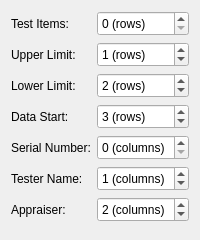
<?xml version="1.0" encoding="UTF-8"?>
<ui version="4.0">
 <class>CsvDataInfoDialogui</class>
 <widget class="QFrame" name="CsvDataInfoDialogui">
  <property name="geometry">
   <rect>
    <x>0</x>
    <y>0</y>
    <width>200</width>
    <height>240</height>
   </rect>
  </property>
  <property name="sizePolicy">
   <sizepolicy hsizetype="Minimum" vsizetype="Minimum">
    <horstretch>0</horstretch>
    <verstretch>0</verstretch>
   </sizepolicy>
  </property>
  <property name="minimumSize">
   <size>
    <width>200</width>
    <height>240</height>
   </size>
  </property>
  <property name="maximumSize">
   <size>
    <width>200</width>
    <height>240</height>
   </size>
  </property>
  <property name="windowTitle">
   <string>Frame</string>
  </property>
  <layout class="QGridLayout" name="gridLayout">
   <item row="0" column="0">
    <widget class="QLabel" name="label">
     <property name="sizePolicy">
      <sizepolicy hsizetype="Minimum" vsizetype="Minimum">
       <horstretch>0</horstretch>
       <verstretch>0</verstretch>
      </sizepolicy>
     </property>
     <property name="minimumSize">
      <size>
       <width>80</width>
       <height>25</height>
      </size>
     </property>
     <property name="maximumSize">
      <size>
       <width>16777215</width>
       <height>25</height>
      </size>
     </property>
     <property name="text">
      <string>Test Items:</string>
     </property>
     <property name="alignment">
      <set>Qt::AlignLeading|Qt::AlignLeft|Qt::AlignVCenter</set>
     </property>
    </widget>
   </item>
   <item row="0" column="1">
    <widget class="QSpinBox" name="spinBox">
     <property name="sizePolicy">
      <sizepolicy hsizetype="Minimum" vsizetype="Minimum">
       <horstretch>0</horstretch>
       <verstretch>0</verstretch>
      </sizepolicy>
     </property>
     <property name="minimumSize">
      <size>
       <width>80</width>
       <height>25</height>
      </size>
     </property>
     <property name="maximumSize">
      <size>
       <width>16777215</width>
       <height>25</height>
      </size>
     </property>
     <property name="suffix">
      <string> (rows)</string>
     </property>
     <property name="maximum">
      <number>16777215</number>
     </property>
    </widget>
   </item>
   <item row="1" column="0">
    <widget class="QLabel" name="label_2">
     <property name="sizePolicy">
      <sizepolicy hsizetype="Minimum" vsizetype="Minimum">
       <horstretch>0</horstretch>
       <verstretch>0</verstretch>
      </sizepolicy>
     </property>
     <property name="minimumSize">
      <size>
       <width>80</width>
       <height>25</height>
      </size>
     </property>
     <property name="maximumSize">
      <size>
       <width>16777215</width>
       <height>25</height>
      </size>
     </property>
     <property name="text">
      <string>Upper Limit:</string>
     </property>
     <property name="alignment">
      <set>Qt::AlignLeading|Qt::AlignLeft|Qt::AlignVCenter</set>
     </property>
    </widget>
   </item>
   <item row="1" column="1">
    <widget class="QSpinBox" name="spinBox_2">
     <property name="sizePolicy">
      <sizepolicy hsizetype="Minimum" vsizetype="Minimum">
       <horstretch>0</horstretch>
       <verstretch>0</verstretch>
      </sizepolicy>
     </property>
     <property name="minimumSize">
      <size>
       <width>80</width>
       <height>25</height>
      </size>
     </property>
     <property name="maximumSize">
      <size>
       <width>16777215</width>
       <height>25</height>
      </size>
     </property>
     <property name="suffix">
      <string> (rows)</string>
     </property>
     <property name="minimum">
      <number>0</number>
     </property>
     <property name="maximum">
      <number>16777215</number>
     </property>
     <property name="value">
      <number>1</number>
     </property>
    </widget>
   </item>
   <item row="2" column="0">
    <widget class="QLabel" name="label_3">
     <property name="sizePolicy">
      <sizepolicy hsizetype="Minimum" vsizetype="Minimum">
       <horstretch>0</horstretch>
       <verstretch>0</verstretch>
      </sizepolicy>
     </property>
     <property name="minimumSize">
      <size>
       <width>80</width>
       <height>25</height>
      </size>
     </property>
     <property name="maximumSize">
      <size>
       <width>16777215</width>
       <height>25</height>
      </size>
     </property>
     <property name="text">
      <string>Lower Limit:</string>
     </property>
     <property name="alignment">
      <set>Qt::AlignLeading|Qt::AlignLeft|Qt::AlignVCenter</set>
     </property>
    </widget>
   </item>
   <item row="2" column="1">
    <widget class="QSpinBox" name="spinBox_3">
     <property name="sizePolicy">
      <sizepolicy hsizetype="Minimum" vsizetype="Minimum">
       <horstretch>0</horstretch>
       <verstretch>0</verstretch>
      </sizepolicy>
     </property>
     <property name="minimumSize">
      <size>
       <width>80</width>
       <height>25</height>
      </size>
     </property>
     <property name="maximumSize">
      <size>
       <width>16777215</width>
       <height>25</height>
      </size>
     </property>
     <property name="suffix">
      <string> (rows)</string>
     </property>
     <property name="minimum">
      <number>0</number>
     </property>
     <property name="maximum">
      <number>16777215</number>
     </property>
     <property name="value">
      <number>2</number>
     </property>
    </widget>
   </item>
   <item row="3" column="0">
    <widget class="QLabel" name="label_4">
     <property name="sizePolicy">
      <sizepolicy hsizetype="Minimum" vsizetype="Minimum">
       <horstretch>0</horstretch>
       <verstretch>0</verstretch>
      </sizepolicy>
     </property>
     <property name="minimumSize">
      <size>
       <width>80</width>
       <height>25</height>
      </size>
     </property>
     <property name="maximumSize">
      <size>
       <width>16777215</width>
       <height>25</height>
      </size>
     </property>
     <property name="text">
      <string>Data Start:</string>
     </property>
    </widget>
   </item>
   <item row="3" column="1">
    <widget class="QSpinBox" name="spinBox_4">
     <property name="sizePolicy">
      <sizepolicy hsizetype="Minimum" vsizetype="Minimum">
       <horstretch>0</horstretch>
       <verstretch>0</verstretch>
      </sizepolicy>
     </property>
     <property name="minimumSize">
      <size>
       <width>80</width>
       <height>25</height>
      </size>
     </property>
     <property name="maximumSize">
      <size>
       <width>16777215</width>
       <height>25</height>
      </size>
     </property>
     <property name="suffix">
      <string> (rows)</string>
     </property>
     <property name="maximum">
      <number>16777215</number>
     </property>
     <property name="value">
      <number>3</number>
     </property>
    </widget>
   </item>
   <item row="4" column="0">
    <widget class="QLabel" name="label_5">
     <property name="sizePolicy">
      <sizepolicy hsizetype="Minimum" vsizetype="Minimum">
       <horstretch>0</horstretch>
       <verstretch>0</verstretch>
      </sizepolicy>
     </property>
     <property name="minimumSize">
      <size>
       <width>80</width>
       <height>25</height>
      </size>
     </property>
     <property name="maximumSize">
      <size>
       <width>16777215</width>
       <height>25</height>
      </size>
     </property>
     <property name="text">
      <string>Serial Number: </string>
     </property>
    </widget>
   </item>
   <item row="4" column="1">
    <widget class="QSpinBox" name="spinBox_5">
     <property name="sizePolicy">
      <sizepolicy hsizetype="Minimum" vsizetype="Minimum">
       <horstretch>0</horstretch>
       <verstretch>0</verstretch>
      </sizepolicy>
     </property>
     <property name="minimumSize">
      <size>
       <width>80</width>
       <height>25</height>
      </size>
     </property>
     <property name="maximumSize">
      <size>
       <width>16777215</width>
       <height>25</height>
      </size>
     </property>
     <property name="suffix">
      <string> (columns)</string>
     </property>
     <property name="maximum">
      <number>16777215</number>
     </property>
     <property name="value">
      <number>0</number>
     </property>
    </widget>
   </item>
   <item row="5" column="0">
    <widget class="QLabel" name="label_6">
     <property name="sizePolicy">
      <sizepolicy hsizetype="Minimum" vsizetype="Minimum">
       <horstretch>0</horstretch>
       <verstretch>0</verstretch>
      </sizepolicy>
     </property>
     <property name="minimumSize">
      <size>
       <width>80</width>
       <height>25</height>
      </size>
     </property>
     <property name="maximumSize">
      <size>
       <width>16777215</width>
       <height>25</height>
      </size>
     </property>
     <property name="text">
      <string>Tester Name:</string>
     </property>
    </widget>
   </item>
   <item row="5" column="1">
    <widget class="QSpinBox" name="spinBox_6">
     <property name="sizePolicy">
      <sizepolicy hsizetype="Minimum" vsizetype="Minimum">
       <horstretch>0</horstretch>
       <verstretch>0</verstretch>
      </sizepolicy>
     </property>
     <property name="minimumSize">
      <size>
       <width>80</width>
       <height>25</height>
      </size>
     </property>
     <property name="maximumSize">
      <size>
       <width>16777215</width>
       <height>25</height>
      </size>
     </property>
     <property name="suffix">
      <string> (columns)</string>
     </property>
     <property name="maximum">
      <number>16777215</number>
     </property>
     <property name="value">
      <number>1</number>
     </property>
    </widget>
   </item>
   <item row="6" column="0">
    <widget class="QLabel" name="label_7">
     <property name="sizePolicy">
      <sizepolicy hsizetype="Minimum" vsizetype="Minimum">
       <horstretch>0</horstretch>
       <verstretch>0</verstretch>
      </sizepolicy>
     </property>
     <property name="minimumSize">
      <size>
       <width>80</width>
       <height>25</height>
      </size>
     </property>
     <property name="maximumSize">
      <size>
       <width>16777215</width>
       <height>25</height>
      </size>
     </property>
     <property name="text">
      <string>Appraiser: </string>
     </property>
    </widget>
   </item>
   <item row="6" column="1">
    <widget class="QSpinBox" name="spinBox_7">
     <property name="sizePolicy">
      <sizepolicy hsizetype="Minimum" vsizetype="Minimum">
       <horstretch>0</horstretch>
       <verstretch>0</verstretch>
      </sizepolicy>
     </property>
     <property name="minimumSize">
      <size>
       <width>80</width>
       <height>25</height>
      </size>
     </property>
     <property name="maximumSize">
      <size>
       <width>16777215</width>
       <height>25</height>
      </size>
     </property>
     <property name="suffix">
      <string> (columns)</string>
     </property>
     <property name="maximum">
      <number>16777215</number>
     </property>
     <property name="value">
      <number>2</number>
     </property>
    </widget>
   </item>
  </layout>
 </widget>
 <resources/>
 <connections/>
</ui>
